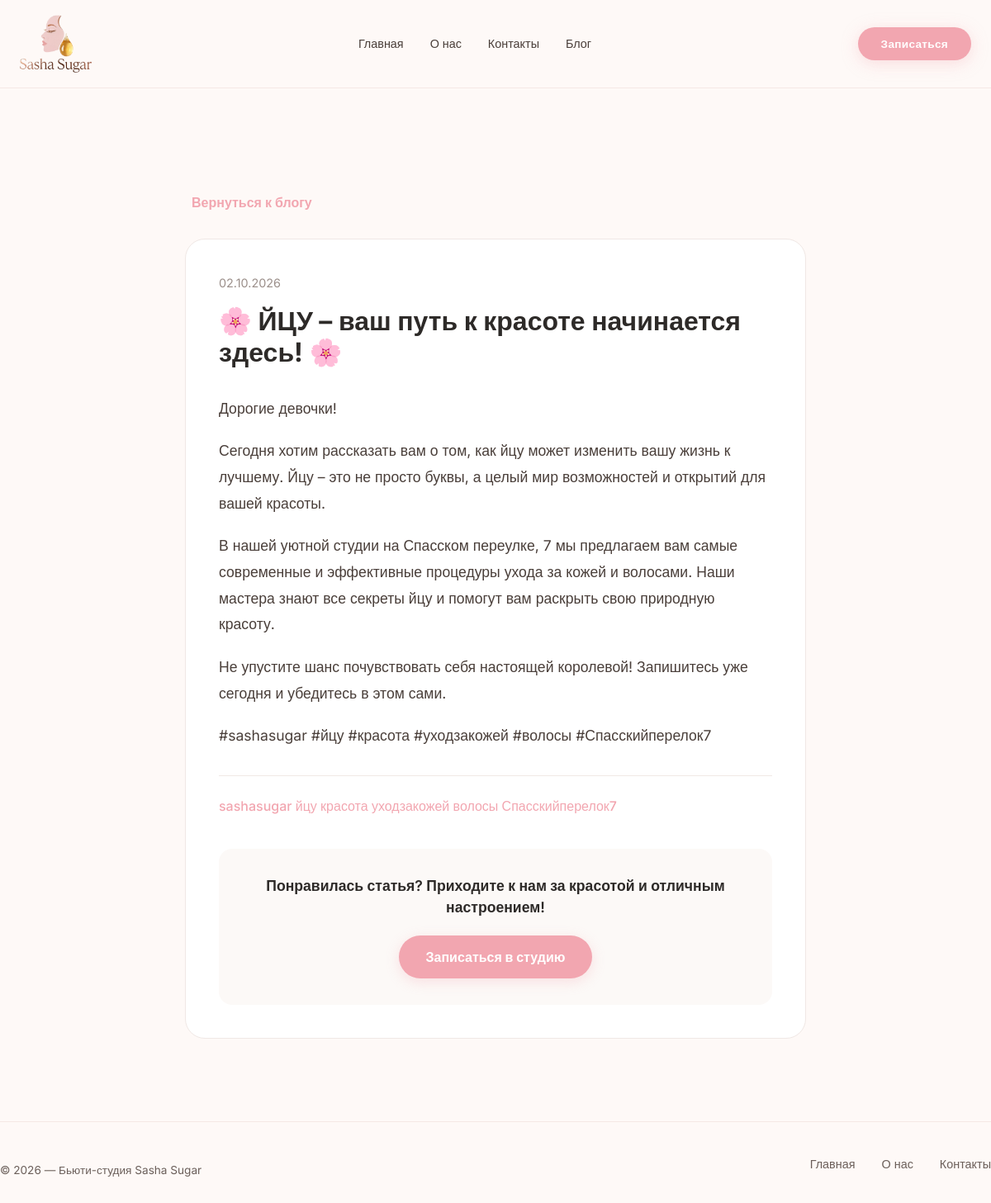
The app's page /posts/blog/4/ with its own data.
### gen_posts_app/models.py (models this page shows, shortened)
class PostContent(models.Model):
    idea = models.ForeignKey(
        PostIdea,
        on_delete=models.CASCADE,
        related_name='posts',
        verbose_name='Идея'
    )
    variant_name = models.CharField('Название варианта', max_length=100, blank=True, help_text='Например: "Вариант 1", "Часть 1 из 3", "Для Telegram"')
    headline = models.CharField('Заголовок', max_length=200, blank=True)
    body = models.TextField('Текст поста', blank=True)
    hashtags = models.CharField('Хештеги', max_length=300, blank=True)
    is_approved = models.BooleanField('Одобрено', default=False)
    is_published = models.BooleanField('Опубликовано', default=False)
    created_at = models.DateTimeField('Создано', auto_now_add=True)
    updated_at = models.DateTimeField('Обновлено', auto_now=True)
    class Meta:
        verbose_name = 'Контент поста'
        verbose_name_plural = 'Контент постов'
        ordering = ['-created_at']

class PostIdea(models.Model):
    STATUS_CHOICES = [
        ('new', '🆕 Новая'),
        ('in_progress', '⚙️ В работе'),
        ('ready', '✅ Готова к публикации'),
        ('published', ' Опубликована'),
        ('archived', '📦 В архиве'),
    ]
    PLATFORM_CHOICES = [
        ('telegram', 'Telegram'),
        ('vk', 'ВКонтакте'),
        ('both', 'Обе платформы'),
    ]
    topic = models.CharField('Тема поста', max_length=200)
    description = models.TextField('Описание/контекст', blank=True, help_text='Что важно упомянуть? Какие детали?')
    platform = models.CharField('Платформа', max_length=20, choices=PLATFORM_CHOICES, default='telegram')
    status = models.CharField('Статус', max_length=20, choices=STATUS_CHOICES, default='new', db_index=True)
    created_at = models.DateTimeField('Создано', auto_now_add=True)
    updated_at = models.DateTimeField('Обновлено', auto_now=True)
    class Meta:
        verbose_name = 'Идея поста'
        verbose_name_plural = 'Идеи постов'
        ordering = ['-created_at']

### gen_posts_app/views.py (the view)
# urls.py: path('blog/<int:post_id>/', views.blog_post_detail, name='blog_post_detail'),
def blog_post_detail(request, post_id):
    post = get_object_or_404(PostContent, id=post_id, is_approved=True)
    return render(request, 'gen_posts_app/blog_post_detail.html', {'post': post})

### beauty_app/context_processors.py (called while the page is built)
def faq_context(request):
    faqs = FAQ.objects.filter(is_active=True).order_by('order', 'created_at')
    return {'faqs': faqs}

### booking_app/context_processors.py (called while the page is built)
def pwa_settings(request):
    return {
        'VAPID_PUBLIC_KEY': getattr(settings, 'VAPID_PUBLIC_KEY', ''),
    }

### gen_posts_app/templates/gen_posts_app/blog_post_detail.html (shortened to what this page needs)
{% extends 'lending_base.html' %}
{% load static %}
{% block content %}
<div class="container" style="padding-top: 120px; padding-bottom: 80px; max-width: 800px;">
    <a href="{% url 'gen_posts_app:blog_list' %}" class="back-to-blog">
         Вернуться к блогу
    </a>
    <article class="blog-post-full">
        <header class="post-header">
            <div class="post-meta">
                <span class="post-date">{{ post.created_at|date:"d.m.Y" }}</span>
            </div>
            <h1 class="post-title">{{ post.headline|default:post.idea.topic }}</h1>
        </header>
        <div class="post-body-full">
            {{ post.body|linebreaks }}
        </div>
        {% if post.hashtags %}
            <div class="post-hashtags-full">
                {{ post.hashtags }}
            </div>
        {% endif %}
        <div class="post-cta">
            <p>Понравилась статья? Приходите к нам за красотой и отличным настроением!</p>
            <a href="https://spb.moiprofi.ru/aleksandrasaharova/" class="btn-cta" target="_blank" rel="noopener">
                Записаться в студию
            </a>
        </div>
    </article>
</div>
{% endblock %}

### static/css/lending.css (style rules this page uses)
* { margin: 0; padding: 0; box-sizing: border-box; }
body { font-family: 'Inter', sans-serif; background: #fef9f7; color: #2d2a28; line-height: 1.5; }
.container { max-width: 1200px; margin: 0 auto; padding: 0 24px; }
a { text-decoration: none; color: inherit; }

### gen_posts_app/templates/gen_posts_app/blog_post_detail.html (style rules this page uses)
.back-to-blog { display: inline-flex; align-items: center; gap: 8px; color: #f2a6b0; text-decoration: none; font-weight: 600; margin-bottom: 32px; transition: all 0.2s ease; }
.blog-post-full { background: #ffffff; border-radius: 24px; border: 1px solid #f0e8e5; padding: 40px; }
.post-meta { margin-bottom: 16px; }
.post-date { font-size: 0.9rem; color: #9b8f8a; }
.post-title { font-size: 2rem; font-weight: 700; color: #2d2a28; margin: 0 0 32px 0; line-height: 1.2; }
.post-body-full { font-size: 1.1rem; color: #4a3f3a; line-height: 1.8; margin-bottom: 32px; }
.post-body-full p { margin-bottom: 20px; }
.post-hashtags-full { font-size: 1rem; color: #f2a6b0; font-weight: 500; margin-bottom: 40px; padding-top: 24px; border-top: 1px solid #f0e8e5; }
.post-cta { background: #fcf9f7; border-radius: 16px; padding: 32px; text-align: center; }
.post-cta p { font-size: 1.1rem; font-weight: 600; color: #2d2a28; margin: 0 0 20px 0; }
.btn-cta { display: inline-flex; align-items: center; justify-content: center; background: #f2a6b0; color: #fff; padding: 14px 32px; border-radius: 60px; font-weight: 700; font-size: 1rem; text-decoration: none; transition: all 0.25s ease; box-shadow: 0 4px 16px rgba(242, 166, 176, 0.3); }

### records on screen
PostContent: created_at "02.10.2026", headline "🌸 ЙЦУ – ваш путь к красоте начинается здесь! 🌸", body "Дорогие девочки! Сегодня хотим рассказать вам о том, как йцу может изменить вашу жизнь к лучшему. Йцу – это не просто буквы, а целый мир возможностей и открытий для вашей красоты. В нашей уютной студии на Спасском переулке, 7 мы предлагаем вам самые современные и эффективные процедуры ухода за кожей и волосами. Наши мастера знают все секреты йцу и помогут вам раскрыть свою природную красоту. Не упустите шанс почувствовать себя настоящей королевой! Запишитесь уже сегодня и убедитесь в этом сами. #sashasugar #йцу #красота #уходзакожей #волосы #Спасскийперелок7", hashtags "sashasugar йцу красота уходзакожей волосы Спасскийперелок7"
